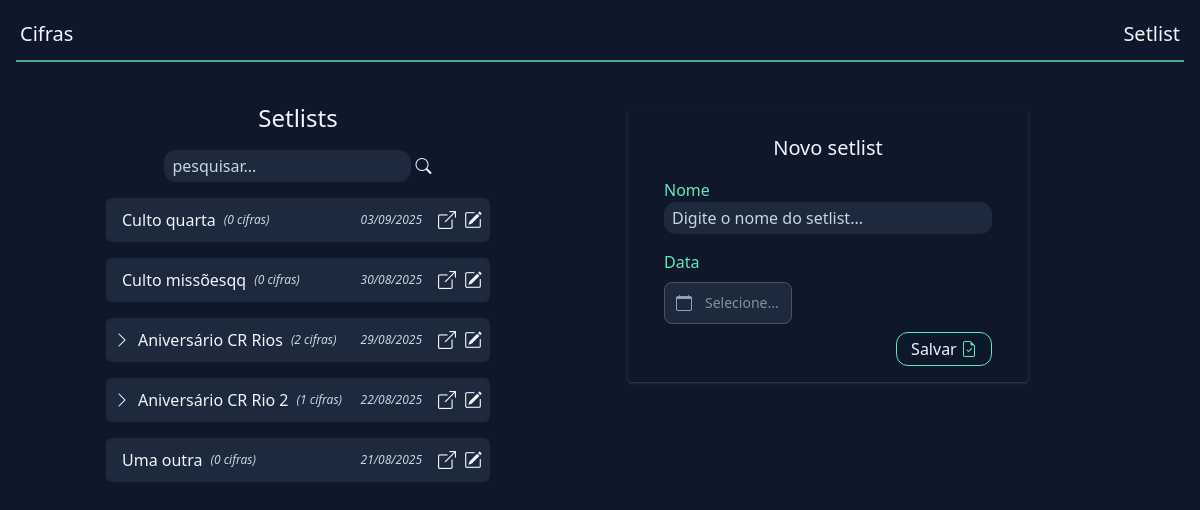
Page /setlist on the earlier database version.
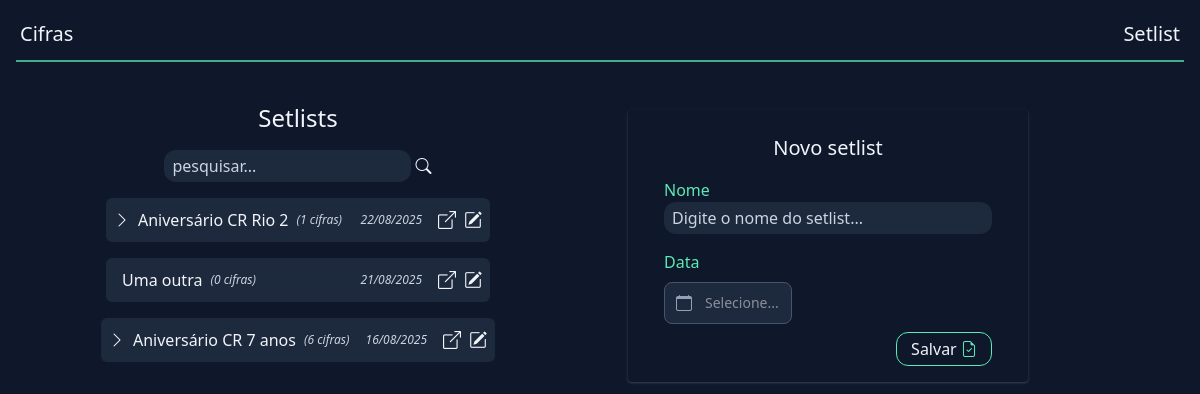
Same page on the later database version.
### tables this page shows
CREATE TABLE "setlists"(
	id integer primary key,
  name varchar(255),
 	dt_event timestamp
);

### helpers.php (called while the page is built, shortened)
<?php
function view($view, $data = [])
{
    require "views/template/app.php";
}

### controllers/setlist.controller.php (called while the page is built, shortened)
<?php
$pesquisa = $_REQUEST['pesquisar'] ?? null;
if (!$pesquisa) {
    $setlists = $database
        ->query(
            query: "
                select sl.id,
                    sl.name,
                    strftime('%d/%m/%Y', sl.dt_event) as dt_event,
                    count(si.id) as total_chords
                from setlists sl
                left join setlist_items si on sl.id = si.setlist_id
                group by sl.id
                order by sl.dt_event desc
            ",
            class: Setlist::class
        )->fetchAll();
}
view('setlist', compact('setlists', 'setlistItems'));

### rotas.php (called while the page is built, shortened)
<?php
$controller = str_replace('/', '', parse_url($_SERVER['REQUEST_URI'])['path']);
require "controllers/{$controller}.controller.php";

### index.php (called while the page is built, shortened)
<?php
require "database.php";
require "helpers.php";
require "rotas.php";

### database.php (called while the page is built, shortened)
<?php
class Database
{
    private $db;
    public function __construct()
    {
        $this->db = new PDO("sqlite:database.sqlite");
    }
    public function query(string $query, $class = null, array $params = [])
    {
        $prepare = $this->db->prepare($query);
        if ($class) {
            $prepare->setFetchMode(PDO::FETCH_CLASS, $class);
        }
        $prepare->execute($params);
        return $prepare;
    }
}
$database = new Database();

### views/setlist.view.php (the view, shortened to what this page needs)
<div class="md:mt-6 md:grid md:grid-cols-2 md:gap-2">
    <div class="flex flex-col space-y-4 ">
        <div class="flex mt-4 mx-auto">
            <h1 class="text-2xl text-slate-100 hidden md:block">Setlists</h1>
        </div>
        <div class="group flex items-center gap-2 mx-auto">
            <form method="GET">
                <input
                    type="text"
                    name="pesquisar"
                    placeholder="pesquisar..."
                    class="group bg-slate-800 px-2 py-1 rounded-xl placeholder:text-slate-300 focus:outline-none focus:ring-1 focus:ring-emerald-300/75">
                <button type="submit">
                    <i class="bi bi-search group-focus-within:text-emerald-300/75"></i>
                </button>
            </form>
        </div>
        <?php foreach ($setlists as $setlist) : ?>
            <div class="gap-2 mx-auto max-w-lg min-w-sm">
                <div
                    class="group bg-slate-800 text-slate-100 p-2 rounded-md flex justify-between items-center hover:bg-slate-700 cursor-pointer"
                    onclick="toggleSetlist(this)">
                    <?php if (!empty($setlist->total_chords)) : ?>
                        <i class="bi bi-chevron-right text-slate-100 my-auto transition-transform"></i>
                    <?php else: ?>
                        <i class="bi bi-chevron-right text-slate-100 my-auto transition-transform sr-only"></i>
                    <?php endif; ?>
                    <div class="flex items-center flex-1 ml-2">
                        <p><?= $setlist->name ?></p>
                        <p class="text-xs text-slate-300 italic ml-2">
                            (<?= $setlist->total_chords ?> cifras)
                        </p>
                    </div>
                    <p class="text-xs text-slate-300 italic ml-4">
                        <?= $setlist->dt_event ?>
                    </p>
                    <i
                        class="bi bi-box-arrow-up-right text-slate-100 my-auto ml-4 text-lg"
                        onclick="openNewScreen(event, '/play-setlist?id=<?= $setlist->id ?>')"></i>
                    <i
                        class="bi bi-pencil-square ml-2 text-lg"
                        onclick="editSetlist(event, this)"></i>
                </div>
            </div>
        <?php endforeach; ?>
    </div>
    <div>
        <div class="md:shadow-sm md:shadow-slate-700 md:rounded hidden md:block w-[25rem] mt-6 ml-6 p-4">
            <div class="flex mt-2">
                <h1 class="text-xl text-slate-100 mx-auto">Novo setlist</h1>
            </div>
            <?php require "views/partials/_new-setlist-form.php" ?>
        </div>
    </div>
</div>

### views/template/app.php (shortened to what this page needs)
<!DOCTYPE html>
<html lang="en">
<head>
    <link href="https://cdn.jsdelivr.net/npm/bootstrap-icons@1.10.5/font/bootstrap-icons.css" rel="stylesheet">
    <link rel="stylesheet" href="https://cdn.jsdelivr.net/npm/flatpickr/dist/flatpickr.min.css">
    <script src="https://cdn.jsdelivr.net/npm/@tailwindcss/browser@4"></script>
</head>
<body class="bg-slate-900">
    <header class="">
        <div>
            <nav class="flex justify-between p-5">
                <a href="/" class="text-xl text-slate-100">Cifras</a>
                <a href="/setlist" class="text-xl text-slate-100">Setlist</a>
            </nav>
            <hr class="border-t-2 border-emerald-300 opacity-70 mx-4 -mt-2" />
        </div>
    </header>
    <main class="text-slate-100 flex flex-col gap-4">
        <?php require "views/{$view}.view.php"; ?>
    </main>
</body>
</html>

### views/partials/_new-setlist-form.php (shortened to what this page needs)
<div class="px-5 mx-auto">
    <form class="flex flex-col mt-4 space-y-4" method="POST" action="/save-setlist">
        <div class="flex flex-col">
            <label class="text-emerald-300">Nome</label>
            <input
                type="text"
                name="name"
                placeholder="Digite o nome do setlist..."
                class="bg-slate-800 px-2 py-1 rounded-xl placeholder:text-slate-300 focus:outline-none focus:ring-1 focus:ring-emerald-300/75" />
        </div>
        <div class="flex flex-col">
            <label class="text-emerald-300 mb-2">Data</label>
            <div class="relative w-48">
                <div class="absolute inset-y-0 left-0 flex items-center pl-3 pointer-events-none">
                </div>
                <input
                    type="text"
                    name="dt_event"
                    id="flatpickr-date"
                    class="bg-slate-800 border border-slate-600 text-slate-100 text-sm rounded-lg
                            focus:ring-emerald-300 focus:border-emerald-300 block w-40 md:w-2/3 lg:w-2/3 pl-10 p-2.5"
                    placeholder="Selecione..."
                    >
            </div>
            <button
                type="submit"
                class="group mt-2 border-1 border-emerald-300 active:border-cyan-300 px-1 py-1 rounded-xl w-24 ml-auto">
                Salvar
                <i class="bi bi-file-earmark-check text-emerald-300 group-active:text-cyan-300"></i>
            </button>
    </form>
</div>

Differences in the rows shown:
removed setlists: name "Culto quarta", total_chords "0", dt_event "03/09/2025"
removed setlists: name "Culto missõesqq", total_chords "0", dt_event "30/08/2025"
changed setlists: name "Aniversário CR Rios" → "Aniversário CR 7 anos"; total_chords "2" → "6"; dt_event "29/08/2025" → "16/08/2025"; moves down the list
